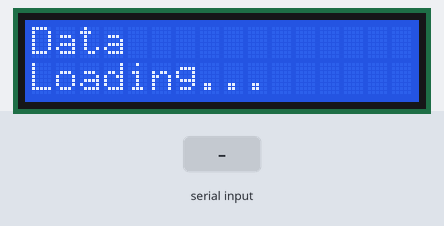
This sketch was run on a simulated ESP8266 (NodeMCU). Parts: 16×2 character LCD. The test bench sets the inputs (shaded band). WiFi joins after 1.5 s; servers stay silent unless stated; what the sketch prints to the serial monitor is not drawn.

Above: at 4.8 s.
4.9 s: "90,45,200\n" received over the second serial link
At 7.3 s:
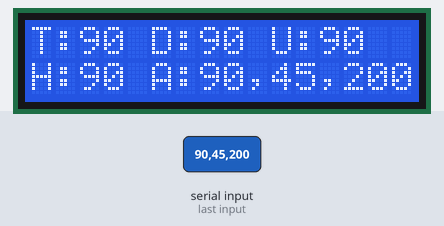
7.6 s: "90,45\n" received over the second serial link
At 9.4 s:
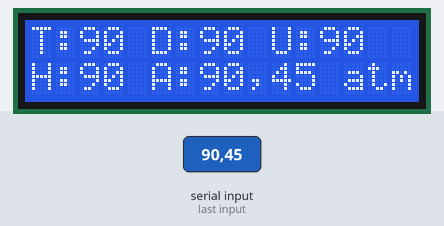
10.3 s: "30,150,10,200\n" received over the second serial link
At 12.0 s:
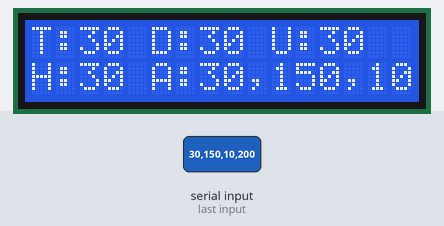
13.1 s: "5\n" received over the second serial link
At 15.4 s:
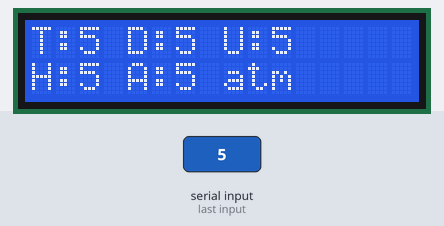
Timing chart, 0 to 16.8 s (numbered marks = the images above; inputs shaded):
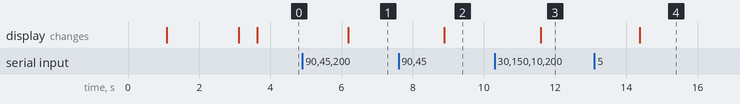

Measured:
- after the input at 4.9 s, the display: changes after 1.3 s (image 1)
- after the input at 7.6 s, the display: changes after 1.3 s (image 2)
- after the input at 10.3 s, the display: changes after 1.3 s (image 3)
- after the input at 13.1 s, the display: changes after 1.3 s (image 4)

The sketch:

thingspeak.ino
```cpp
#include <SoftwareSerial.h> /* 블루투스 라이브러리 설정 */
#include <ESP8266WiFi.h> /* wifi 라이브러리 설정 */
#include <Wire.h> /* I2C 통신 라이브러리 설정*/
#include <LiquidCrystal_I2C.h> /* I2C LCD 라이브러리 설정*/
SoftwareSerial BT(12,13); //Connect HC-06 TX,RX
LiquidCrystal_I2C lcd(0x27, 16, 2); /* lcd 해상도 설정 */
// replace with your channel’s thingspeak API key,
String apiKey = "CSVMXT4A4757B3F1";  // 여기에 API키값을 입력합니다.
const char* ssid = "TP-LINK_POCKET_3020_4083F8"; // ESP8266이 연결되는 SSID 입니다.
const char* password = "80090038"; // 비밀번호입니다.
const char* server = "api.thingspeak.com";

#define DHTPIN_A 13 // what pin we’re connected to
#define DHTPIN_B 12 // second dht11
/*
DHT dht1(DHTPIN_A, DHT11,15); //15번 카운트 값을 가져온다는 의미입니다. DHT 라이브러리를 참조하시면 됩니다.
DHT dht2(DHTPIN_B, DHT11,15);
*/
WiFiClient client;


String Connect = "DisConnect";
void setup() {
Serial.begin(9600); // 시리얼포트 연결
BT.begin(9600);//블루투스 연결
/* lcd 설정 */
lcd.begin(4,5);  // sda=0, scl=2
lcd.backlight(); //
lcd.print("Booting...");
delay(1000);


lcd.clear();
lcd.setCursor(0,0);
lcd.print("WiFi");
lcd.setCursor(0,1);
lcd.print("Connecting...");
delay(500);
/* wifi 연결 */
WiFi.begin(ssid, password);

Serial.println();
Serial.println();
Serial.print("Connecting to ");
Serial.println(ssid);

WiFi.begin(ssid, password);
while (WiFi.status() != WL_CONNECTED) {
delay(500);
Serial.print("wait..");
}

Serial.println("");
Serial.println("WiFi connected");
lcd.clear();
lcd.setCursor(0,0);
lcd.print("WiFi");
lcd.setCursor(0,1);
lcd.print("Connected!!!");
delay(500);
lcd.clear();
lcd.setCursor(0,0);
lcd.print("Data");
lcd.setCursor(0,1);
lcd.print("Loading...");
}


void loop() {
  /* 블루투스를 통해 받은 데이터를 thingspeak로 전송 */
  if (BT.available()){
 String data = BT.readString();
 Serial.println(data);
 int TempIndex = data.indexOf('A');
 int HumiIndex = data.indexOf('B',TempIndex+1);
 int DustIndex = data.indexOf('C',HumiIndex+1);
 int UVIndex = data.indexOf('D',DustIndex+1);
 int APIndex = data.indexOf('E',UVIndex+1);
 String TempString = data.substring(TempIndex+1,HumiIndex);
String HumiString = data.substring(HumiIndex+1);
String DustString = data.substring(DustIndex+1);
String UVString = data.substring(UVIndex+1);
String APString = data.substring(APIndex+1);
int Temp = TempString.toInt();
int Humi = HumiString.toInt();
int Dust = DustString.toInt();
String AP = APString;
int UV = UVString.toInt();
 Serial.println(Temp);
 Serial.println(Humi);
 Serial.println(Dust);
 Serial.println(AP);
 Serial.println(UV);


  if (client.connect(server,80)) { // "184.106.153.149" or api.thingspeak.com
String postStr = apiKey;
postStr +="&field1=";
postStr += String(Temp);
postStr +="&field2=";
postStr += String(Humi);
postStr +="&field3=";
postStr += String(Dust);
postStr +="&field4=";
postStr += String(AP);
postStr +="&field5=";
postStr += String(UV);
postStr += "\r\n\r\n";
client.print("POST /update HTTP/1.1\n");
client.print("Host: api.thingspeak.com\n");
client.print("Connection: close\n");
client.print("X-THINGSPEAKAPIKEY: "+apiKey+"\n");
client.print("Content-Type: application/x-www-form-urlencoded\n");
client.print("Content-Length: ");
client.print(postStr.length());
client.print("\n\n");
client.print(postStr);
Serial.println("=========================");
Serial.print("Temp : ");
Serial.println(Temp);
Serial.print("Humi : ");
Serial.println(Humi);
Serial.print("Dust " );
Serial.println(Dust);
Serial.print("AP : ");
Serial.println(AP);
Serial.print("UV : ");
Serial.println(UV);
Serial.println("% send to Thingspeak");
}

client.stop();

Serial.println("Waiting…");
lcd.clear();
lcd.setCursor(0,0);
lcd.print("T:" + String(Temp) + " D:" + String(Dust) + " U:" + String(UV));
lcd.setCursor(0,1);
lcd.print("H:" + String(Humi) + " A:" + String(AP) + "atm");
// thingspeak needs minimum 15 sec delay between updates
//delay(40000);  // 데이터를 천천히 받기 위함 딜레이
  }
}
```
